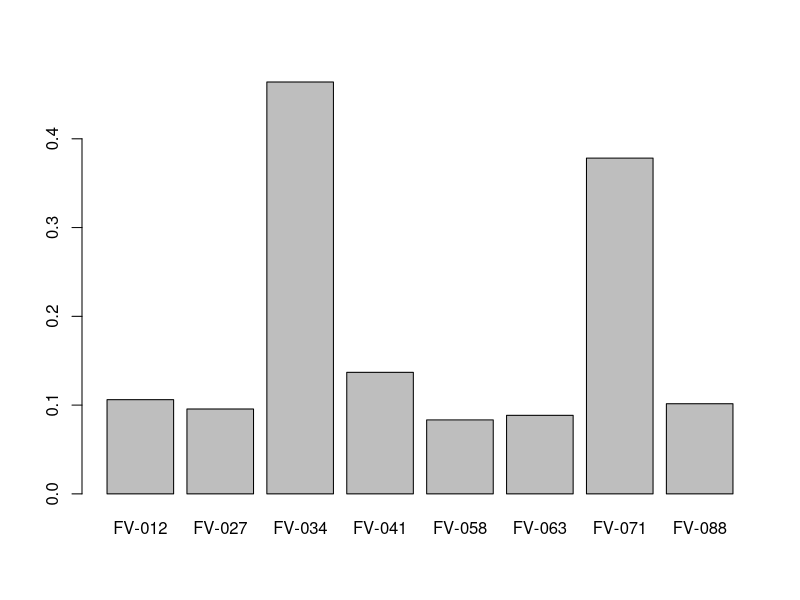
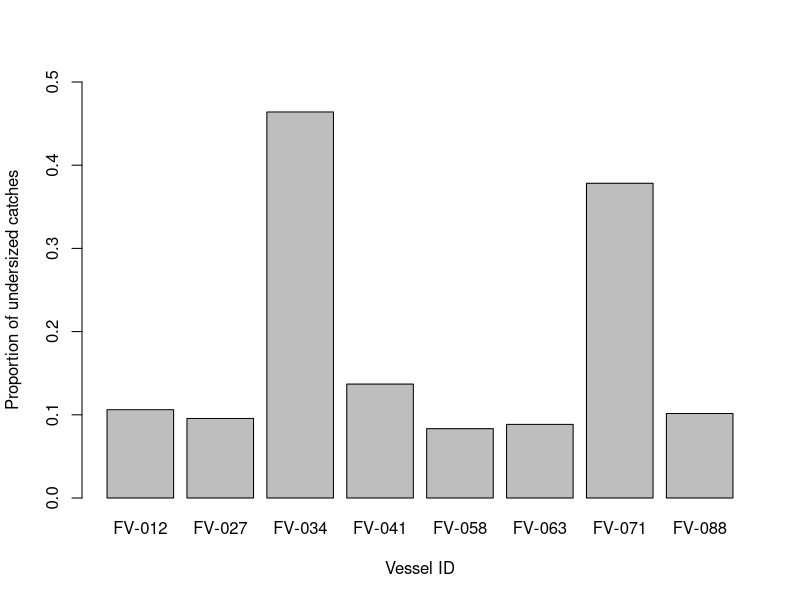

Generate these figures, in order, with R:
## ---- chunk 1
knitr::opts_chunk$set(echo = TRUE)
## ---- chunk 2
# First, load the dataset using the data() function and then use the help function '?'
# By the way, any text you see following a '#' symbol is termed a comment.
# Comments allow you to annotate code but nothing within them is executed.
data("mtcars")
?mtcars

## ---- chunk 3
# Check out the type of data structure the mtcars dataset is
class(mtcars)

## ---- chunk 4
# The head command simply prints the first six rows to the screen
head(mtcars)

# Or another way to do the same thing is to define the particular rows and columns we want to display
mtcars[1:6, ]

# In the previous command we stated that we wanted to see rows 1 to 6 ([1:6]), and all columns (, )
# So to just print the first four rows and six columns
mtcars[1:4, 1:6]

## ---- chunk 5
# Check out the structure of the mtcars dataset using the str() function
str(mtcars)

## ---- chunk 6
# Some basic sums
2+5
2*5
2/5
2-5
2^5

# Let's store the value of a couple of these as variables and then do some calculations with them
x <- 2/5
y <- 2^5
z <- x^y
z

## ---- chunk 7
# To convert mpg to litres per 100km, divide 235.215 by mpg. Let's store these values in a new vector
L_per_100km <- 235.215/mtcars$mpg

# Have a look at the new efficiency values
print(L_per_100km)

# Check the data value type
class(L_per_100km)

## ---- chunk 8
# Add the new efficiency values to the mtcars dataframe as a new column
mtcars$L_per_100km <- L_per_100km

# Have a quick look at the first six rows of mtcars using the head() function
head(mtcars)

# As the mpg column is now redundant, we can remove it by setting it to NULL
mtcars$mpg <- NULL
head(mtcars)

## ---- chunk 9
# Create name vector. As these are character strings, each name should be placed between quotation marks
name <-c("John", "Mary", "Steven", "Bob", "Max", "Steph", "Shane", "Sharon", "Anthony", "Molly")

# Create a weight vector. As these are integers and for this exercise we want the values to be classed as integers, each needs the suffix L to tell R that it is not a floating point number
weight <- c(72L, 60L, 121L, 92L, 63L, 68L, 87L, 70L, 75L, 62L)

# Create a height vector. As these have decimal places, they will be imported as floating point or "numeric"
height <- c(1.70, 1.56, 1.82, 1.9, 1.68, 1.72, 1.81, 1.75, 1.77, 1.69)

# Create a sex vector. As this is categorical, we use as.factor() to define them
sex <- as.factor(c("M", "F", "M", "M", "M", "F", "M", "F", "M", "F"))

# Investigate the value type of each vector
class(name)
class(weight)
class(height)
class(sex)

# Create dataframe from these four vectors
pop_stats <- data.frame(
  name = name,
  height = height,
  weight = weight,
  sex = sex
)

# Now let's calculate BMI and include this as a new column
pop_stats$BMI <- pop_stats$weight / pop_stats$height^2     # BMI in kg/m^2
print(pop_stats)

## ---- chunk 10
# Convert the weight column in our dataframe from an integer value type to a numeric value type
pop_stats$weight <- as.numeric(pop_stats$weight)

class(pop_stats$weight)

## ---- chunk 11
# First calculate the mean
mean_bmi <- sum(pop_stats$BMI)/length(pop_stats$BMI)
print(mean_bmi)

# Then the standard deviation
sd_bmi <- sqrt(sum((pop_stats$BMI - mean_bmi)^2)/(length(pop_stats$BMI)-1))
print(sd_bmi)

## ---- chunk 12
# Calculate the mean bmi
mean_bmi_func <- mean(pop_stats$BMI)

# Calculate the standard deviation of BMI
sd_bmi_func <- sd(pop_stats$BMI)

# Now check that our calculated numbers are equal to these
mean_bmi == mean_bmi_func
sd_bmi == sd_bmi_func

# Just a note, if this doesn't work don't worry. == will return FALSE if the two values aren't absolutely identical to something like 14 decimal places

## ---- chunk 13
# Run a simple Student's t test
t.test(pop_stats$BMI, mu = 22.5)

## ---- chunk 14
# Import the dataset using the read.csv() function.
# Remember, a bare file name works when the file is in R's current working directory but if 
# you saved it somewhere else, specify the full path in read.csv(), e.g.
# read.csv("/Users/YourUsername/Documents/teaching/2026/TR3/SC1102/SC1102_tut1/fisheries.csv")
fisheries <- read.csv("fisheries.csv")

# Have a look at the first five rows and six columns
fisheries[1:5, 1:6]

# Check out the value type of each column in the data frame
str(fisheries)

## ---- chunk 15
# Convert the date vector from character to date type
fisheries$date <- as.Date(fisheries$date)

# Convert $legal_size to logical
fisheries$legal_size <- as.logical(fisheries$legal_size)

# Check that the change worked
str(fisheries)

## ---- chunk 16
# First let's create a data frame from the fisheries data frame but just with the first four columns
fisheries_reduced <- fisheries[, 1:4]

# That comma is important. It indicates that you want all rows, but only columns one to four.
# Next let's create another data frame that includes $catch_id, $vessel, $legal_size and $gear
legal <- fisheries[, c("catch_id", "vessel", "legal_size", "gear")]

# Again, that comma indicates that we want all rows here.
# Another thing we can do is merge data frames as long as the two contributing data frames have at least one shared column. In our case, both sub data frames include the $catch_id column
merged_df <- merge(fisheries_reduced, legal, by = "catch_id")

## ---- chunk 17
# Create a table of legal and illegally sized catches per vessel
legal_table <- table(fisheries$vessel, fisheries$legal_size)

print(legal_table)

# Check the type of data structure your table is while you're at it
class(legal_table)

## ---- chunk 18
# Create new table from the original table with proportions rather than raw numbers to account for differing numbers of catches using prop.table()
prop_tab <- prop.table(legal_table, 1)

# The , 1 ensures that the sum of each row equals 1 rather than the sum of all values across the table

# Create a bar chart of just the undersized catches
barplot(prop_tab[, "FALSE"])

# We can modify this plot to include titles and you can increase the y axis limit to 0.5
barplot(prop_tab[, "FALSE"],
        ylab = "Proportion of undersized catches",
        xlab = "Vessel ID",
        ylim = c(0, 0.5))

# To see all barplot() options
?barplot
